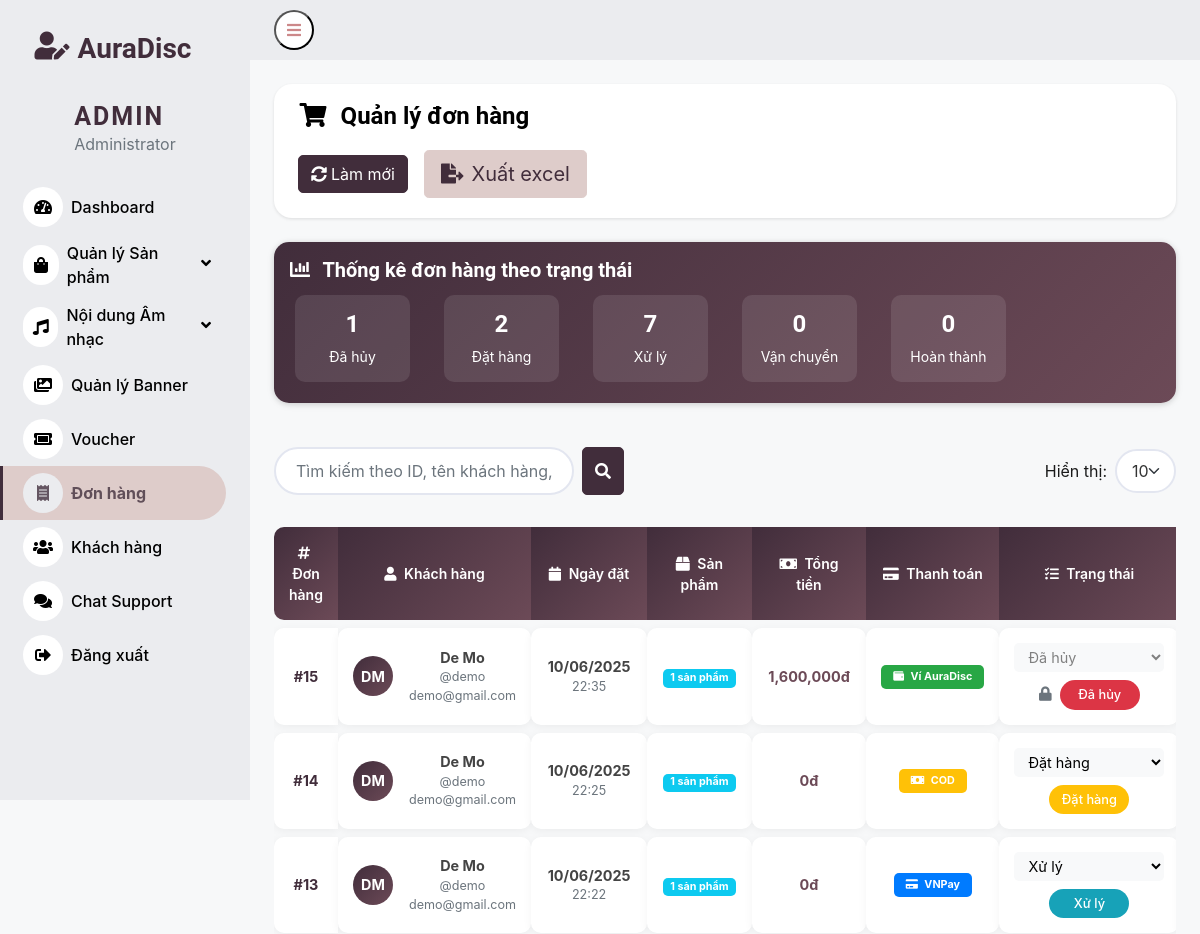
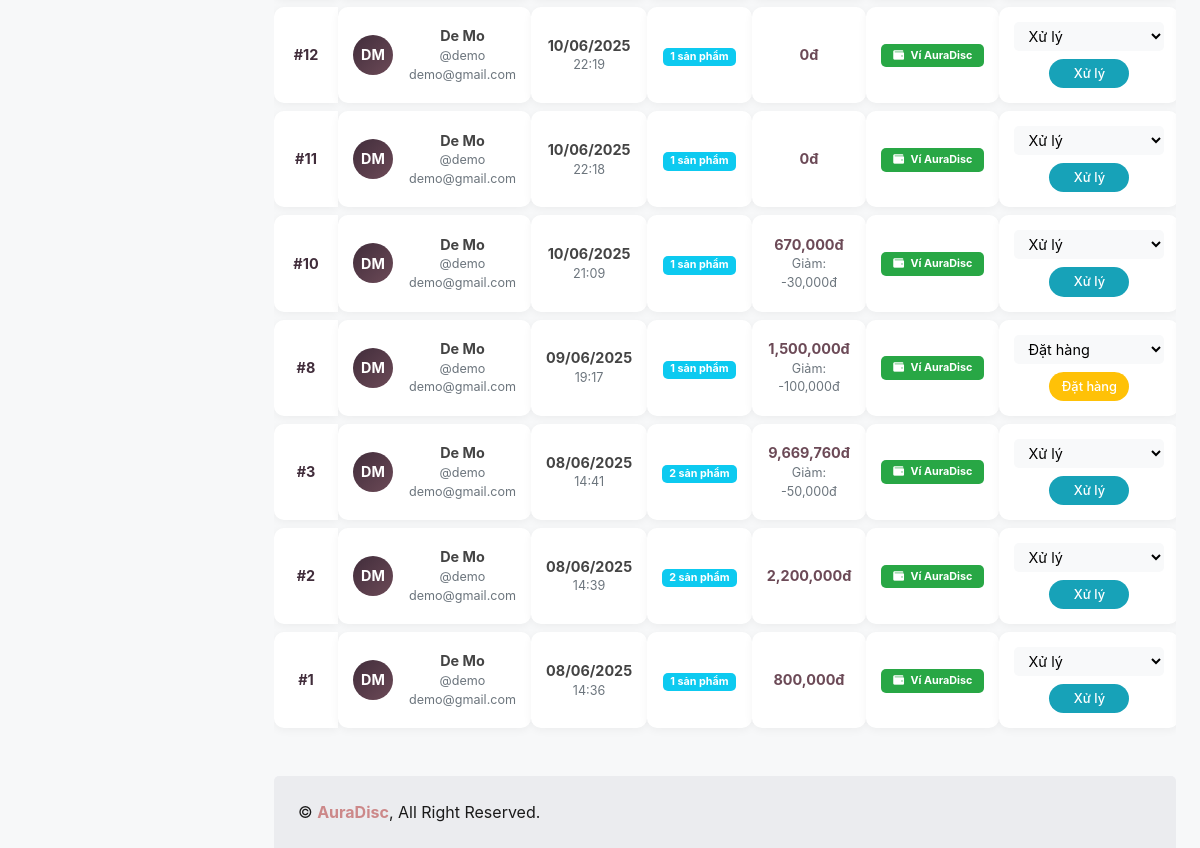
/admin/pages/order/order_list/order_list.php, run on the app's committed database (2 pictures, top to bottom).
### tables this page shows
CREATE TABLE `order_stages` (
  `stage_id` int(11) NOT NULL,
  `stage_name` varchar(100) NOT NULL,
  `stage_description` text DEFAULT NULL,
  `color_code` varchar(7) DEFAULT '#007bff',
  `is_active` tinyint(1) DEFAULT 1,
  `created_at` timestamp NOT NULL DEFAULT current_timestamp()
);

CREATE TABLE `orders` (
  `order_id` int(11) NOT NULL,
  `buyer_id` int(11) NOT NULL,
  `order_date` timestamp NOT NULL DEFAULT current_timestamp(),
  `total_amount` decimal(10,2) NOT NULL,
  `payment_method` enum('wallet','vnpay','cash') DEFAULT 'wallet',
  `payment_id` int(11) DEFAULT NULL,
  `stage_id` int(11) NOT NULL DEFAULT 0 COMMENT '0: Đặt hàng, 1: Xử lý, 2: Vận chuyển, 3: Hoàn thành, -1: Hủy',
  `voucher_discount` decimal(15,2) DEFAULT 0.00,
  `final_amount` decimal(15,2) NOT NULL DEFAULT 0.00
);

CREATE TABLE `users` (
  `user_id` int(11) NOT NULL,
  `role_id` int(11) NOT NULL,
  `username` varchar(50) NOT NULL,
  `password` varchar(255) NOT NULL,
  `email` varchar(100) NOT NULL,
  `full_name` varchar(100) NOT NULL,
  `gender` enum('Nam','Nữ','Khác') NOT NULL,
  `phone` varchar(20) NOT NULL,
  `created_at` timestamp NOT NULL DEFAULT current_timestamp() ON UPDATE current_timestamp(),
  `balance` decimal(15,2) NOT NULL DEFAULT 0.00 COMMENT 'Số dư tài khoản của user',
  `address` text DEFAULT NULL COMMENT 'Địa chỉ chi tiết của user'
);

### admin/pages/order/order_list/order_list.php (the view, shortened to what the rows shown need)
<?php
require_once __DIR__ . '/../../../../config/database.php';
$stages_query = "SELECT * FROM order_stages WHERE is_active = 1 ORDER BY stage_id";
$stages_result = $conn->query($stages_query);
$stages = [];
while ($stage = $stages_result->fetch_assoc()) {
    $stages[$stage['stage_id']] = $stage;
}
$rowsPerPage = isset($_GET['entries']) ? (int)$_GET['entries'] : 10;
$rowsPerPage = in_array($rowsPerPage, [10, 25, 50, 100]) ? $rowsPerPage : 10;
$currentPageNumber = isset($_GET['page']) ? (int)$_GET['page'] : 1;
$where_clause = "WHERE 1=1";
$params = [];
$types = "";
$count_query = "
    SELECT COUNT(*) as total
    FROM orders o
    JOIN users u ON o.buyer_id = u.user_id
    JOIN order_stages os ON o.stage_id = os.stage_id
    {$where_clause}
";
if ($params) {
    $count_stmt = $conn->prepare($count_query);
    $count_stmt->bind_param($types, ...$params);
    $count_stmt->execute();
    $total_result = $count_stmt->get_result();
} else {
    $total_result = $conn->query($count_query);
}
$totalRows = $total_result->fetch_assoc()['total'];
$totalPages = ceil($totalRows / $rowsPerPage);
$currentPageNumber = max(1, min($currentPageNumber, $totalPages));
$offset = ($currentPageNumber - 1) * $rowsPerPage;
$orders_query = "
    SELECT
        o.order_id,
        o.order_date,
        o.total_amount,
        o.final_amount,
        o.voucher_discount,
        o.stage_id,
        o.payment_method,
        u.user_id,
        u.username,
        u.full_name,
        u.email,
        os.stage_name,
        os.color_code,
        COUNT(oi.order_item_id) as item_count
    FROM orders o
    JOIN users u ON o.buyer_id = u.user_id
    JOIN order_stages os ON o.stage_id = os.stage_id
    LEFT JOIN order_items oi ON o.order_id = oi.order_id
    {$where_clause}
    GROUP BY o.order_id
    ORDER BY o.order_date DESC
    LIMIT ? OFFSET ?
";
if ($params) {
    $params[] = $rowsPerPage;
    $params[] = $offset;
    $types .= "ii";
    $stmt = $conn->prepare($orders_query);
    $stmt->bind_param($types, ...$params);
    $stmt->execute();
    $orders_result = $stmt->get_result();
} else {
    $stmt = $conn->prepare($orders_query);
    $stmt->bind_param("ii", $rowsPerPage, $offset);
    $stmt->execute();
    $orders_result = $stmt->get_result();
}
$orders = [];
while ($order = $orders_result->fetch_assoc()) {
    $orders[] = $order;
}
$stats_query = "
    SELECT
        os.stage_id,
        os.stage_name,
        os.color_code,
        COUNT(o.order_id) as count
    FROM order_stages os
    LEFT JOIN orders o ON os.stage_id = o.stage_id
    WHERE os.is_active = 1
    GROUP BY os.stage_id, os.stage_name, os.color_code
    ORDER BY os.stage_id
";
$stats_result = $conn->query($stats_query);
$stage_stats = [];
while ($stat = $stats_result->fetch_assoc()) {
    $stage_stats[] = $stat;
}
?>
<!DOCTYPE html>
<html lang="vi">
  <head>
    <link href="/WEB_MXH/admin/pages/dashboard/css/bootstrap.min.css" rel="stylesheet">
    <link href="https://cdnjs.cloudflare.com/ajax/libs/font-awesome/5.10.0/css/all.min.css" rel="stylesheet">
    <link href="https://cdn.jsdelivr.net/npm/bootstrap-icons@1.4.1/font/bootstrap-icons.css" rel="stylesheet">
    <link href="/WEB_MXH/admin/pages/dashboard/css/style.css" rel="stylesheet">
    <link rel="stylesheet" href="order_list.css" />
  </head>
  <body>
    <div class="container-fluid position-relative d-flex p-0">
      <div class="content">
        <div class="container-fluid pt-4 px-4">
            <div class="header-section">
                <div class="row align-items-center header-row" style="display:flex;justify-content:space-between;gap:20px;">
                    <div class="flex-grow-1 d-flex align-items-center">
                        <h2 class="mb-0">
                            <i class="fas fa-shopping-cart me-2" style="color:#000 !important;"></i>
                            <span style="color:#000 !important;">Quản lý đơn hàng</span>
                        </h2>
                    </div>
                </div>
            </div>
                            <div class="row mb-4">
                                <div class="col-12">
                                    <div class="card stats-card">
                                        <div class="card-body">
                                            <div class="row">
                                                <?php foreach ($stage_stats as $stat): ?>
                                                    <div class="col-md-2 col-sm-4 col-6">
                                                        <div class="stat-item">
                                                            <div class="h4 mb-2"><?php echo $stat['count']; ?></div>
                                                            <div class="small"><?php echo $stat['stage_name']; ?></div>
                                                        </div>
                                                    </div>
                                                <?php endforeach; ?>
                                            </div>
                                        </div>
                                    </div>
                                </div>
                            </div>
                            <div class="table-responsive">
                                <table class="table table-custom">
                                    <thead>
                                        <tr>
                                            <th style="border-radius: 10px 0 0 10px; padding: 15px;">
                                                <i class="fas fa-hashtag me-1"></i> Đơn hàng
                                            </th>
                                            <th style="padding: 15px;">
                                                <i class="fas fa-user me-1"></i> Khách hàng
                                            </th>
                                            <th style="padding: 15px;">
                                                <i class="fas fa-calendar me-1"></i> Ngày đặt
                                            </th>
                                            <th style="padding: 15px;">
                                                <i class="fas fa-box me-1"></i> Sản phẩm
                                            </th>
                                            <th style="padding: 15px;">
                                                <i class="fas fa-money-bill me-1"></i> Tổng tiền
                                            </th>
                                            <th style="padding: 15px;">
                                                <i class="fas fa-credit-card me-1"></i> Thanh toán
                                            </th>
                                            <th style="padding: 15px;">
                                                <i class="fas fa-tasks me-1"></i> Trạng thái
                                            </th>
                                        </tr>
                                    </thead>
                                    <tbody>
                                        <?php if (empty($orders)): ?>
                                            <tr>
                                                <td colspan="8" class="text-center" style="border-radius: 10px;">
                                                    <div class="py-4">
                                                        <i class="fas fa-inbox fa-3x text-muted mb-3"></i>
                                                        <h5 class="text-muted">Không có đơn hàng nào</h5>
                                                        <p class="text-muted">Chưa có dữ liệu đơn hàng để hiển thị</p>
                                                    </div>
                                                </td>
                                            </tr>
                                        <?php else: ?>
                                            <?php foreach ($orders as $order): ?>
                                                <tr>
                                                    <td>
                                                        <div class="fw-bold text-primary">#<?php echo $order['order_id']; ?></div>
                                                    </td>
                                                    <td>
                                                        <div class="d-flex align-items-center">
                                                            <div class="customer-avatar me-3">
                                                                <?php
                                                                $name_parts = explode(' ', trim($order['full_name']));
                                                                echo strtoupper(substr($name_parts[0], 0, 1));
                                                                if (count($name_parts) > 1) {
                                                                    echo strtoupper(substr(end($name_parts), 0, 1));
                                                                }
                                                                ?>
                                                            </div>
                                                            <div>
                                                                <div class="fw-bold"><?php echo htmlspecialchars($order['full_name']); ?></div>
                                                                <div class="text-muted small">@<?php echo htmlspecialchars($order['username']); ?></div>
                                                                <div class="text-muted small"><?php echo htmlspecialchars($order['email']); ?></div>
                                                            </div>
                                                        </div>
                                                    </td>
                                                    <td>
                                                        <div class="fw-bold"><?php echo date('d/m/Y', strtotime($order['order_date'])); ?></div>
                                                        <div class="text-muted small"><?php echo date('H:i', strtotime($order['order_date'])); ?></div>
                                                    </td>
                                                    <td>
                                                        <span class="badge bg-info"><?php echo $order['item_count']; ?> sản phẩm</span>
                                                    </td>
                                                    <td>
                                                        <div class="amount-text"><?php echo number_format($order['final_amount'], 0, '.', ','); ?>đ</div>
                                                        <?php if ($order['voucher_discount'] > 0): ?>
                                                            <div class="text-muted small">
                                                                Giảm: -<?php echo number_format($order['voucher_discount'], 0, '.', ','); ?>đ
                                                            </div>
                                                        <?php endif; ?>
                                                    </td>
                                                    <td>
                                                        <?php
                                                        $payment_badges = [
                                                            'wallet' => ['label' => 'Ví AuraDisc', 'color' => '#28a745', 'icon' => 'fas fa-wallet'],
                                                            'vnpay' => ['label' => 'VNPay', 'color' => '#007bff', 'icon' => 'fas fa-credit-card'],
                                                            'cash' => ['label' => 'COD', 'color' => '#ffc107', 'icon' => 'fas fa-money-bill']
                                                        ];
                                                        $payment = $payment_badges[$order['payment_method']] ?? $payment_badges['wallet'];
                                                        ?>
                                                        <span class="badge" style="background-color: <?php echo $payment['color']; ?>; color: white; padding: 6px 12px;">
                                                            <i class="<?php echo $payment['icon']; ?> me-1"></i>
                                                            <?php echo $payment['label']; ?>
                                                        </span>
                                                    </td>
                                                    <td>
                                                        <form method="POST" style="display: inline;" id="stageForm_<?php echo $order['order_id']; ?>">
                                                            <select name="stage_id" class="stage-dropdown"
                                                                    <?php echo $order['stage_id'] == -1 ? 'disabled' : ''; ?>
                                                                    onchange="handleStageChange(this, <?php echo $order['order_id']; ?>, <?php echo $order['final_amount']; ?>, '<?php echo addslashes($order['payment_method']); ?>')">
                                                                <?php foreach ($stages as $stage_id => $stage): ?>
                                                                    <option value="<?php echo $stage_id; ?>"
                                                                            <?php echo $order['stage_id'] == $stage_id ? 'selected' : ''; ?>>
                                                                        <?php echo htmlspecialchars($stage['stage_name']); ?>
                                                                    </option>
                                                                <?php endforeach; ?>
                                                            </select>
                                                        </form>
                                                        <div class="mt-2">
                                                            <?php if ($order['stage_id'] == -1): ?>
                                                                <i class="fas fa-lock text-muted me-1" title="Đơn hàng đã hủy không thể chỉnh sửa"></i>
                                                            <?php endif; ?>
                                                            <span class="stage-badge" style="background-color: <?php echo $order['color_code']; ?>">
                                                                <?php echo htmlspecialchars($order['stage_name']); ?>
                                                            </span>
                                                        </div>
                                                    </td>
                                                </tr>
                                            <?php endforeach; ?>
                                        <?php endif; ?>
                                    </tbody>
                                </table>
                            </div>
                        </div>
      </div>
    </div>
  </body>
</html>

### data on the page
order_stages: count "1", stage_name "Đã hủy"
order_stages: count "2", stage_name "Đặt hàng"
order_stages: count "7", stage_name "Xử lý"
order_stages: count "0", stage_name "Vận chuyển"
order_stages: count "0", stage_name "Hoàn thành"
orders: order_id "15", users.full_name "D", users.full_name "De Mo", users.username "demo", users.email "demo@gmail.com", order_date "10/06/2025", order_date "22:35", item_count "1", final_amount "1,600,000", payment_method "Ví AuraDisc", stage_id "Đã hủy", stage.stage_name "Đã hủy"
orders: order_id "14", users.full_name "D", users.full_name "De Mo", users.username "demo", users.email "demo@gmail.com", order_date "10/06/2025", order_date "22:25", item_count "1", final_amount "0", payment_method "COD", stage_id "Đặt hàng", stage.stage_name "Đặt hàng"
orders: order_id "13", users.full_name "D", users.full_name "De Mo", users.username "demo", users.email "demo@gmail.com", order_date "10/06/2025", order_date "22:22", item_count "1", final_amount "0", payment_method "VNPay", stage_id "Xử lý", stage.stage_name "Xử lý"
orders: order_id "12", users.full_name "D", users.full_name "De Mo", users.username "demo", users.email "demo@gmail.com", order_date "10/06/2025", order_date "22:19", item_count "1", final_amount "0", payment_method "Ví AuraDisc", stage_id "Xử lý", stage.stage_name "Xử lý"
orders: order_id "11", users.full_name "D", users.full_name "De Mo", users.username "demo", users.email "demo@gmail.com", order_date "10/06/2025", order_date "22:18", item_count "1", final_amount "0", payment_method "Ví AuraDisc", stage_id "Xử lý", stage.stage_name "Xử lý"
orders: order_id "10", users.full_name "D", users.full_name "De Mo", users.username "demo", users.email "demo@gmail.com", order_date "10/06/2025", order_date "21:09", item_count "1", final_amount "670,000", voucher_discount "30,000", payment_method "Ví AuraDisc", stage_id "Xử lý", stage.stage_name "Xử lý"
orders: order_id "8", users.full_name "D", users.full_name "De Mo", users.username "demo", users.email "demo@gmail.com", order_date "09/06/2025", order_date "19:17", item_count "1", final_amount "1,500,000", voucher_discount "100,000", payment_method "Ví AuraDisc", stage_id "Đặt hàng", stage.stage_name "Đặt hàng"
orders: order_id "3", users.full_name "D", users.full_name "De Mo", users.username "demo", users.email "demo@gmail.com", order_date "08/06/2025", order_date "14:41", item_count "2", final_amount "9,669,760", voucher_discount "50,000", payment_method "Ví AuraDisc", stage_id "Xử lý", stage.stage_name "Xử lý"
orders: order_id "2", users.full_name "D", users.full_name "De Mo", users.username "demo", users.email "demo@gmail.com", order_date "08/06/2025", order_date "14:39", item_count "2", final_amount "2,200,000", payment_method "Ví AuraDisc", stage_id "Xử lý", stage.stage_name "Xử lý"
orders: order_id "1", users.full_name "D", users.full_name "De Mo", users.username "demo", users.email "demo@gmail.com", order_date "08/06/2025", order_date "14:36", item_count "1", final_amount "800,000", payment_method "Ví AuraDisc", stage_id "Xử lý", stage.stage_name "Xử lý"
